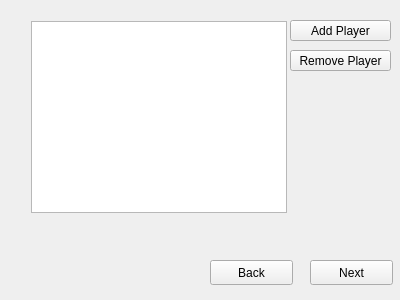
<?xml version="1.0" encoding="UTF-8"?>
<ui version="4.0">
 <class>player_wizzard</class>
 <widget class="QWidget" name="player_wizzard">
  <property name="geometry">
   <rect>
    <x>0</x>
    <y>0</y>
    <width>400</width>
    <height>300</height>
   </rect>
  </property>
  <property name="windowTitle">
   <string>Form</string>
  </property>
  <widget class="QListWidget" name="listWidget">
   <property name="geometry">
    <rect>
     <x>31</x>
     <y>21</y>
     <width>256</width>
     <height>192</height>
    </rect>
   </property>
  </widget>
  <widget class="QPushButton" name="add_player_button">
   <property name="geometry">
    <rect>
     <x>290</x>
     <y>20</y>
     <width>101</width>
     <height>21</height>
    </rect>
   </property>
   <property name="text">
    <string>Add Player</string>
   </property>
  </widget>
  <widget class="QPushButton" name="next_button">
   <property name="geometry">
    <rect>
     <x>310</x>
     <y>260</y>
     <width>83</width>
     <height>25</height>
    </rect>
   </property>
   <property name="text">
    <string>Next</string>
   </property>
  </widget>
  <widget class="QPushButton" name="back_button">
   <property name="geometry">
    <rect>
     <x>210</x>
     <y>260</y>
     <width>83</width>
     <height>25</height>
    </rect>
   </property>
   <property name="text">
    <string>Back</string>
   </property>
  </widget>
  <widget class="QPushButton" name="remove_player_button">
   <property name="geometry">
    <rect>
     <x>290</x>
     <y>50</y>
     <width>101</width>
     <height>21</height>
    </rect>
   </property>
   <property name="text">
    <string>Remove Player</string>
   </property>
  </widget>
 </widget>
 <resources/>
 <connections/>
</ui>
